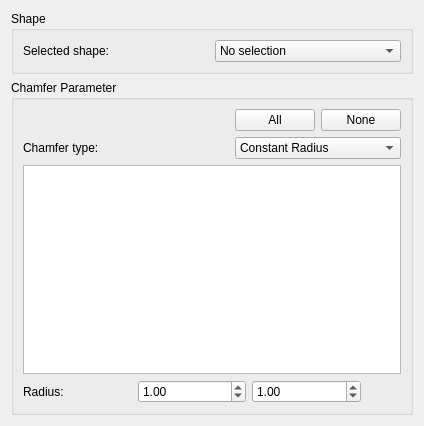
<?xml version="1.0" encoding="UTF-8"?>
<ui version="4.0">
 <class>PartDesignGui::TaskChamfer</class>
 <widget class="QWidget" name="PartDesignGui::TaskChamfer">
  <property name="geometry">
   <rect>
    <x>0</x>
    <y>0</y>
    <width>424</width>
    <height>426</height>
   </rect>
  </property>
  <property name="windowTitle">
   <string>Chamfer Edges</string>
  </property>
  <layout class="QGridLayout" name="gridLayout_2">
   <item row="0" column="0">
    <widget class="QGroupBox" name="groupBox">
     <property name="title">
      <string>Shape</string>
     </property>
     <layout class="QHBoxLayout">
      <property name="spacing">
       <number>6</number>
      </property>
      <property name="margin">
       <number>9</number>
      </property>
      <item>
       <widget class="QLabel" name="label">
        <property name="text">
         <string>Selected shape:</string>
        </property>
       </widget>
      </item>
      <item>
       <widget class="QComboBox" name="shapeObject">
        <item>
         <property name="text">
          <string>No selection</string>
         </property>
        </item>
       </widget>
      </item>
     </layout>
    </widget>
   </item>
   <item row="1" column="0">
    <widget class="QGroupBox" name="groupBox_2">
     <property name="title">
      <string>Chamfer Parameter</string>
     </property>
     <layout class="QGridLayout" name="gridLayout">
      <item row="0" column="0">
       <spacer name="horizontalSpacer">
        <property name="orientation">
         <enum>Qt::Horizontal</enum>
        </property>
        <property name="sizeHint" stdset="0">
         <size>
          <width>221</width>
          <height>20</height>
         </size>
        </property>
       </spacer>
      </item>
      <item row="0" column="1">
       <widget class="QPushButton" name="selectAllButton">
        <property name="text">
         <string>All</string>
        </property>
       </widget>
      </item>
      <item row="0" column="2">
       <widget class="QPushButton" name="selectNoneButton">
        <property name="text">
         <string>None</string>
        </property>
       </widget>
      </item>
      <item row="1" column="0">
       <widget class="QLabel" name="labelChamfer">
        <property name="text">
         <string>Chamfer type:</string>
        </property>
       </widget>
      </item>
      <item row="1" column="1" colspan="2">
       <widget class="QComboBox" name="chamferType">
        <item>
         <property name="text">
          <string>Constant Radius</string>
         </property>
        </item>
        <item>
         <property name="text">
          <string>Variable Radius</string>
         </property>
        </item>
       </widget>
      </item>
      <item row="2" column="0" colspan="3">
       <widget class="QTreeView" name="treeView"/>
      </item>
      <item row="3" column="0" colspan="3">
       <layout class="QHBoxLayout">
        <property name="spacing">
         <number>6</number>
        </property>
        <property name="margin">
         <number>0</number>
        </property>
        <item>
         <widget class="QLabel" name="label_2">
          <property name="text">
           <string>Radius:</string>
          </property>
         </widget>
        </item>
        <item>
         <widget class="QDoubleSpinBox" name="chamferStartRadius">
          <property name="singleStep">
           <double>0.100000000000000</double>
          </property>
          <property name="value">
           <double>1.000000000000000</double>
          </property>
         </widget>
        </item>
        <item>
         <widget class="QDoubleSpinBox" name="chamferEndRadius">
          <property name="singleStep">
           <double>0.100000000000000</double>
          </property>
          <property name="value">
           <double>1.000000000000000</double>
          </property>
         </widget>
        </item>
        <item>
         <spacer>
          <property name="orientation">
           <enum>Qt::Horizontal</enum>
          </property>
          <property name="sizeType">
           <enum>QSizePolicy::Minimum</enum>
          </property>
          <property name="sizeHint" stdset="0">
           <size>
            <width>40</width>
            <height>20</height>
           </size>
          </property>
         </spacer>
        </item>
       </layout>
      </item>
     </layout>
    </widget>
   </item>
  </layout>
 </widget>
 <tabstops>
  <tabstop>shapeObject</tabstop>
  <tabstop>chamferType</tabstop>
  <tabstop>treeView</tabstop>
  <tabstop>chamferStartRadius</tabstop>
  <tabstop>chamferEndRadius</tabstop>
 </tabstops>
 <resources/>
 <connections/>
</ui>
